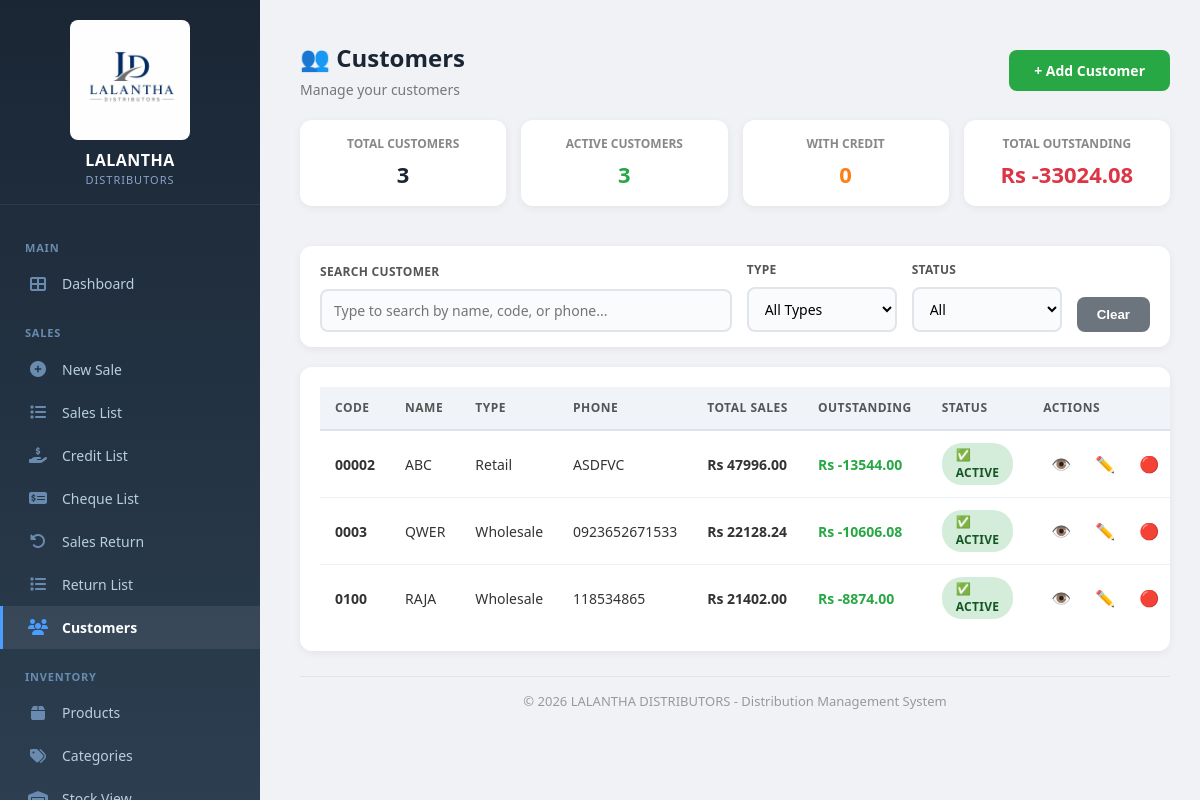
/customers/ (signed in), run on the app's committed database.
### core/models.py (models this page shows, shortened)
class Customer(models.Model):
    CUSTOMER_TYPES = [
        ('WHOLESALE', 'Wholesale'),
        ('RETAIL', 'Retail'),
        ('CORPORATE', 'Corporate'),
        ('OTHER', 'Other'),
    ]
    name = models.CharField(max_length=255, help_text="Customer/Shop name")
    code = models.CharField(max_length=50, unique=True, blank=True, help_text="Auto-generated if blank")
    customer_type = models.CharField(max_length=20, choices=CUSTOMER_TYPES, default='RETAIL')
    phone = models.CharField(max_length=20, blank=True, null=True)
    email = models.EmailField(blank=True, null=True)
    address = models.TextField(blank=True, null=True)
    city = models.CharField(max_length=100, blank=True, null=True)
    tax_number = models.CharField(max_length=50, blank=True, null=True, help_text="VAT/TIN number")
    credit_limit = models.DecimalField(max_digits=12, decimal_places=2, default=0, help_text="Maximum credit allowed (0 = unlimited)")
    is_active = models.BooleanField(default=True)
    notes = models.TextField(blank=True, null=True)
    created_at = models.DateTimeField(auto_now_add=True)
    updated_at = models.DateTimeField(auto_now=True)
    def get_total_sales(self):
        total = SalesBill.objects.filter(shop_code=self.code).aggregate(total=Sum('net_total'))['total']
        return total or 0
    def get_outstanding_balance(self):
        total_credit = Payment.objects.filter(
            bill__shop_code=self.code,
            type='Credit'
        ).aggregate(total=Sum('amount'))['total'] or 0
        total_paid = Payment.objects.filter(
            bill__shop_code=self.code
        ).exclude(type='Credit').aggregate(total=Sum('amount'))['total'] or 0
        return total_credit - total_paid
    class Meta:
        ordering = ['name']

### core/decorators.py (the view)
        def wrapper(request, *args, **kwargs):
            if not request.user.is_authenticated:
                messages.error(request, 'Please login first.')
                return redirect('/login/')  # ✅ Always returns
            try:
                profile = request.user.profile
                if profile.has_permission(permission):
                    return view_func(request, *args, **kwargs)  # ✅ Returns view response
                else:
                    messages.error(request, f'You do not have permission to access this page. Required: {permission}')
                    return redirect('/reports/')  # ✅ Always returns
            except UserProfile.DoesNotExist:
                messages.error(request, 'User profile not found. Please contact admin.')
                return redirect('/logout/')  # ✅ Always returns

### core/context_processors.py (called while the page is built)
def cache_version(request):
    return {
        'cache_version': settings.CACHE_VERSION
    }

### core/models.py (called while the page is built, shortened)
    def has_permission(self, permission):
        if self.role == 'Admin':
            return True
        elif self.role == 'Viewer':
            return permission in ['view_reports', 'view_products']
        return False

### core/templatetags/core_extras.py (called while the page is built)
@register.filter
def has_perm(profile, permission):
    try:
        return profile.has_permission(permission)
    except Exception:
        return False

### core/templates/core/customer_list.html (shortened to what this page needs)
{% extends 'core/base.html' %}
{% load static %}
{% block content %}
<div class="container">
    <div class="page-title">
        <div>
            <h2>👥 Customers</h2>
            <span class="subtitle">Manage your customers</span>
        </div>
        <a href="/customer/add/" class="btn">+ Add Customer</a>
    </div>
    <div class="summary-grid">
        <div class="card">
            <div class="label">Total Customers</div>
            <div class="value total">{{ total_customers }}</div>
        </div>
        <div class="card">
            <div class="label">Active Customers</div>
            <div class="value active">{{ active_customers }}</div>
        </div>
        <div class="card">
            <div class="label">With Credit</div>
            <div class="value credit">{{ customers_with_credit }}</div>
        </div>
        <div class="card">
            <div class="label">Total Outstanding</div>
            <div class="value outstanding">Rs {{ total_outstanding|floatformat:2 }}</div>
        </div>
    </div>
    <div class="filter-bar" style="display:flex; gap:15px; margin-bottom:20px; flex-wrap:wrap;">
        <div class="filter-group" style="flex:2;">
            <label style="display:block; font-size:12px; font-weight:600; color:#555; margin-bottom:4px; text-transform:uppercase;">Search Customer</label>
            <input type="text" id="instantSearch" placeholder="Type to search by name, code, or phone..." style="width:100%; padding:10px 12px; border:2px solid #e0e4eb; border-radius:8px; font-size:14px;">
        </div>
        <div class="filter-group">
            <label style="display:block; font-size:12px; font-weight:600; color:#555; margin-bottom:4px; text-transform:uppercase;">Type</label>
            <select id="typeFilter" style="padding:10px 12px; border:2px solid #e0e4eb; border-radius:8px; font-size:14px;">
                <option value="">All Types</option>
            </select>
        </div>
        <div class="filter-group">
            <label style="display:block; font-size:12px; font-weight:600; color:#555; margin-bottom:4px; text-transform:uppercase;">Status</label>
            <select id="statusFilter" style="padding:10px 12px; border:2px solid #e0e4eb; border-radius:8px; font-size:14px;">
                <option value="">All</option>
            </select>
        </div>
        <button type="button" id="clearFilters" style="padding:10px 20px; background:#6c757d; color:white; border:none; border-radius:8px; font-weight:600; cursor:pointer;">Clear</button>
    </div>
    <div class="table-container">
        <table>
            <thead>
                <tr>
                    <th>Code</th>
                    <th>Name</th>
                    <th>Type</th>
                    <th>Phone</th>
                    <th>Total Sales</th>
                    <th>Outstanding</th>
                    <th>Status</th>
                    <th>Actions</th>
                </tr>
            </thead>
            <tbody>
                {% for customer in customers %}
                <tr>
                    <td><strong>{{ customer.code }}</strong></td>
                    <td>{{ customer.name }}</td>
                    <td>{{ customer.get_customer_type_display }}</td>
                    <td>{{ customer.phone|default:"-" }}</td>
                    <td style="font-weight:600;">Rs {{ customer.total_sales|floatformat:2 }}</td>
                    <td style="font-weight:600; {% if customer.outstanding > 0 %}color:#dc3545;{% else %}color:#28a745;{% endif %}">
                        Rs {{ customer.outstanding|floatformat:2 }}
                    </td>
                    <td>
                        <span class="badge-status {% if customer.is_active %}complete{% else %}pending{% endif %}">
                            {% if customer.is_active %}✅ Active{% else %}❌ Inactive{% endif %}
                        </span>
                    </td>
                    <td>
                        <div class="action-icons">
                            <a href="/customer/detail/{{ customer.id }}/" class="view" title="View">👁️</a>
                            <a href="/customer/edit/{{ customer.id }}/" class="edit" title="Edit">✏️</a>
                            <a href="/customer/toggle/{{ customer.id }}/" class="{% if customer.is_active %}delete{% else %}pay{% endif %}" title="{% if customer.is_active %}Deactivate{% else %}Activate{% endif %}" onclick="return confirm('{% if customer.is_active %}Deactivate{% else %}Activate{% endif %} {{ customer.name }}?')">
                                {% if customer.is_active %}🔴{% else %}🟢{% endif %}
                            </a>
                        </div>
                    </td>
                </tr>
                {% endfor %}
            </tbody>
        </table>
    </div>
    <div class="footer">
        &copy; {% now "Y" %} LALANTHA DISTRIBUTORS - Distribution Management System
    </div>
</div>
{% endblock %}

### core/static/core/css/style.css (style rules this page uses)
* { margin: 0; padding: 0; box-sizing: border-box; }
body { font-family: -apple-system, BlinkMacSystemFont, "Segoe UI", Roboto, "Helvetica Neue", Arial, sans-serif; background: #f0f4f9; color: #1a2634; font-size: 14px; line-height: 1.5; min-height: 100vh; }
.container { max-width: 1400px; margin: 0 auto; padding: 20px; flex: 1; width: 100%; }
.card { background: white; border-radius: 12px; padding: 25px; box-shadow: 0 2px 8px rgba(0,0,0,0.06); margin-bottom: 20px; }
.page-title { display: flex; justify-content: space-between; align-items: center; margin-bottom: 20px; flex-wrap: wrap; gap: 15px; }
.page-title h2 { font-size: 24px; color: #1a2634; font-weight: 600; }
.page-title .subtitle { display: block; font-size: 13px; color: #888; margin-top: 3px; font-weight: 400; }
.btn { padding: 10px 22px; border: none; border-radius: 8px; font-weight: 600; cursor: pointer; font-size: 14px; text-decoration: none; display: inline-block; transition: 0.2s; background: #007bff; color: white; }
.table-container { overflow-x: auto; background: white; border-radius: 12px; }
table { width: 100%; border-collapse: collapse; font-size: 14px; }
table thead th { background: #f0f4f9; padding: 12px 15px; text-align: left; font-weight: 600; color: #555; font-size: 12px; text-transform: uppercase; letter-spacing: 0.5px; border-bottom: 2px solid #dde3ec; white-space: nowrap; }
table tbody td { padding: 12px 15px; border-bottom: 1px solid #edf1f7; color: #333; vertical-align: middle; }
table tbody tr:last-child td { border-bottom: none; }
.footer { text-align: center; padding: 20px; color: #999; font-size: 13px; margin-top: 20px; }
.badge-status { display: inline-block; padding: 3px 12px; border-radius: 12px; font-size: 11px; font-weight: 600; text-transform: uppercase; letter-spacing: 0.3px; }
.badge-status.received, .badge-status.complete, .badge-status.cleared, .badge-status.paid { background: #d4edda; color: #155724; }
.form-control, input[type="text"], input[type="number"], input[type="date"], input[type="email"], input[type="password"], select, textarea { font-family: inherit; }

### core/templates/core/customer_list.html (style rules this page uses)
.summary-grid { display: grid; grid-template-columns: repeat(4, 1fr); gap: 15px; margin-bottom: 20px; }
.summary-grid .card { background: white; padding: 15px 20px; border-radius: 12px; box-shadow: 0 2px 8px rgba(0,0,0,0.06); text-align: center; }
.summary-grid .card .label { font-size: 12px; color: #888; text-transform: uppercase; font-weight: 600; }
.summary-grid .card .value { font-size: 22px; font-weight: 700; margin-top: 5px; }
.summary-grid .card .value.total { color: #1a2634; }
.summary-grid .card .value.active { color: #28a745; }
.summary-grid .card .value.credit { color: #fd7e14; }
.summary-grid .card .value.outstanding { color: #dc3545; }

### data on the page
Customer: code "00002", name "ABC", customer_type "Retail", phone "ASDFVC", total_sales "47996.00", outstanding "-13544.00", is_active "✅ ACTIVE"
Customer: code "0003", name "QWER", customer_type "Wholesale", phone "0923652671533", total_sales "22128.24", outstanding "-10606.08", is_active "✅ ACTIVE"
Customer: code "0100", name "RAJA", customer_type "Wholesale", phone "118534865", total_sales "21402.00", outstanding "-8874.00", is_active "✅ ACTIVE"

### other printed values
{{ total_customers }} "3"
{{ active_customers }} "3"
{{ customers_with_credit }} "0"
{{ total_outstanding|floatformat:2 }} "-33024.08"
